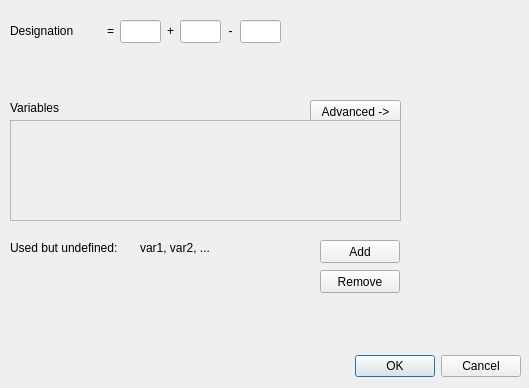
<?xml version="1.0" encoding="UTF-8"?>
<ui version="4.0">
 <class>ComponentEditor</class>
 <widget class="QDialog" name="ComponentEditor">
  <property name="geometry">
   <rect>
    <x>0</x>
    <y>0</y>
    <width>529</width>
    <height>388</height>
   </rect>
  </property>
  <property name="windowTitle">
   <string>Dialog</string>
  </property>
  <widget class="QDialogButtonBox" name="buttonBox">
   <property name="geometry">
    <rect>
     <x>10</x>
     <y>350</y>
     <width>511</width>
     <height>32</height>
    </rect>
   </property>
   <property name="orientation">
    <enum>Qt::Horizontal</enum>
   </property>
   <property name="standardButtons">
    <set>QDialogButtonBox::Cancel|QDialogButtonBox::Ok</set>
   </property>
  </widget>
  <widget class="QLabel" name="label">
   <property name="geometry">
    <rect>
     <x>10</x>
     <y>100</y>
     <width>57</width>
     <height>15</height>
    </rect>
   </property>
   <property name="text">
    <string>Variables</string>
   </property>
  </widget>
  <widget class="QPushButton" name="btnAdvanced">
   <property name="geometry">
    <rect>
     <x>310</x>
     <y>100</y>
     <width>91</width>
     <height>23</height>
    </rect>
   </property>
   <property name="text">
    <string>Advanced -&gt;</string>
   </property>
  </widget>
  <widget class="QPushButton" name="btnAddVariable">
   <property name="geometry">
    <rect>
     <x>320</x>
     <y>240</y>
     <width>80</width>
     <height>23</height>
    </rect>
   </property>
   <property name="text">
    <string>Add</string>
   </property>
   <property name="default">
    <bool>false</bool>
   </property>
   <property name="flat">
    <bool>false</bool>
   </property>
  </widget>
  <widget class="QScrollArea" name="scrollArea">
   <property name="geometry">
    <rect>
     <x>10</x>
     <y>120</y>
     <width>391</width>
     <height>101</height>
    </rect>
   </property>
   <property name="sizePolicy">
    <sizepolicy hsizetype="Expanding" vsizetype="Maximum">
     <horstretch>0</horstretch>
     <verstretch>0</verstretch>
    </sizepolicy>
   </property>
   <property name="maximumSize">
    <size>
     <width>16777215</width>
     <height>16777215</height>
    </size>
   </property>
   <property name="contextMenuPolicy">
    <enum>Qt::DefaultContextMenu</enum>
   </property>
   <property name="sizeAdjustPolicy">
    <enum>QAbstractScrollArea::AdjustToContents</enum>
   </property>
   <property name="widgetResizable">
    <bool>false</bool>
   </property>
   <widget class="QWidget" name="variablesView">
    <property name="geometry">
     <rect>
      <x>0</x>
      <y>0</y>
      <width>375</width>
      <height>70</height>
     </rect>
    </property>
    <property name="sizePolicy">
     <sizepolicy hsizetype="Preferred" vsizetype="Maximum">
      <horstretch>0</horstretch>
      <verstretch>0</verstretch>
     </sizepolicy>
    </property>
    <layout class="QVBoxLayout" name="verticalLayout">
     <property name="sizeConstraint">
      <enum>QLayout::SetMinAndMaxSize</enum>
     </property>
    </layout>
   </widget>
  </widget>
  <widget class="QLabel" name="label_2">
   <property name="geometry">
    <rect>
     <x>10</x>
     <y>240</y>
     <width>121</width>
     <height>16</height>
    </rect>
   </property>
   <property name="text">
    <string>Used but undefined:</string>
   </property>
  </widget>
  <widget class="QLabel" name="labelUndefined">
   <property name="geometry">
    <rect>
     <x>140</x>
     <y>240</y>
     <width>171</width>
     <height>16</height>
    </rect>
   </property>
   <property name="text">
    <string>var1, var2, ...</string>
   </property>
  </widget>
  <widget class="QPushButton" name="btnRemoveVariable">
   <property name="geometry">
    <rect>
     <x>320</x>
     <y>270</y>
     <width>80</width>
     <height>23</height>
    </rect>
   </property>
   <property name="text">
    <string>Remove</string>
   </property>
  </widget>
  <widget class="QLabel" name="label_3">
   <property name="geometry">
    <rect>
     <x>10</x>
     <y>20</y>
     <width>81</width>
     <height>21</height>
    </rect>
   </property>
   <property name="text">
    <string>Designation</string>
   </property>
  </widget>
  <widget class="QLineEdit" name="editFunction">
   <property name="geometry">
    <rect>
     <x>120</x>
     <y>20</y>
     <width>41</width>
     <height>23</height>
    </rect>
   </property>
  </widget>
  <widget class="QLineEdit" name="editLocation">
   <property name="geometry">
    <rect>
     <x>180</x>
     <y>20</y>
     <width>41</width>
     <height>23</height>
    </rect>
   </property>
  </widget>
  <widget class="QLabel" name="labelLocationPrefix">
   <property name="geometry">
    <rect>
     <x>160</x>
     <y>20</y>
     <width>21</width>
     <height>21</height>
    </rect>
   </property>
   <property name="text">
    <string>+</string>
   </property>
   <property name="alignment">
    <set>Qt::AlignCenter</set>
   </property>
  </widget>
  <widget class="QLabel" name="labelFunctionPrefix">
   <property name="geometry">
    <rect>
     <x>100</x>
     <y>20</y>
     <width>21</width>
     <height>21</height>
    </rect>
   </property>
   <property name="text">
    <string>=</string>
   </property>
   <property name="alignment">
    <set>Qt::AlignCenter</set>
   </property>
  </widget>
  <widget class="QLineEdit" name="editDesignation">
   <property name="geometry">
    <rect>
     <x>240</x>
     <y>20</y>
     <width>41</width>
     <height>23</height>
    </rect>
   </property>
  </widget>
  <widget class="QLabel" name="labelDesignationPrefix">
   <property name="geometry">
    <rect>
     <x>220</x>
     <y>20</y>
     <width>21</width>
     <height>21</height>
    </rect>
   </property>
   <property name="text">
    <string>-</string>
   </property>
   <property name="alignment">
    <set>Qt::AlignCenter</set>
   </property>
  </widget>
 </widget>
 <resources/>
 <connections>
  <connection>
   <sender>buttonBox</sender>
   <signal>accepted()</signal>
   <receiver>ComponentEditor</receiver>
   <slot>accept()</slot>
   <hints>
    <hint type="sourcelabel">
     <x>248</x>
     <y>254</y>
    </hint>
    <hint type="destinationlabel">
     <x>157</x>
     <y>274</y>
    </hint>
   </hints>
  </connection>
  <connection>
   <sender>buttonBox</sender>
   <signal>rejected()</signal>
   <receiver>ComponentEditor</receiver>
   <slot>reject()</slot>
   <hints>
    <hint type="sourcelabel">
     <x>316</x>
     <y>260</y>
    </hint>
    <hint type="destinationlabel">
     <x>286</x>
     <y>274</y>
    </hint>
   </hints>
  </connection>
 </connections>
</ui>
